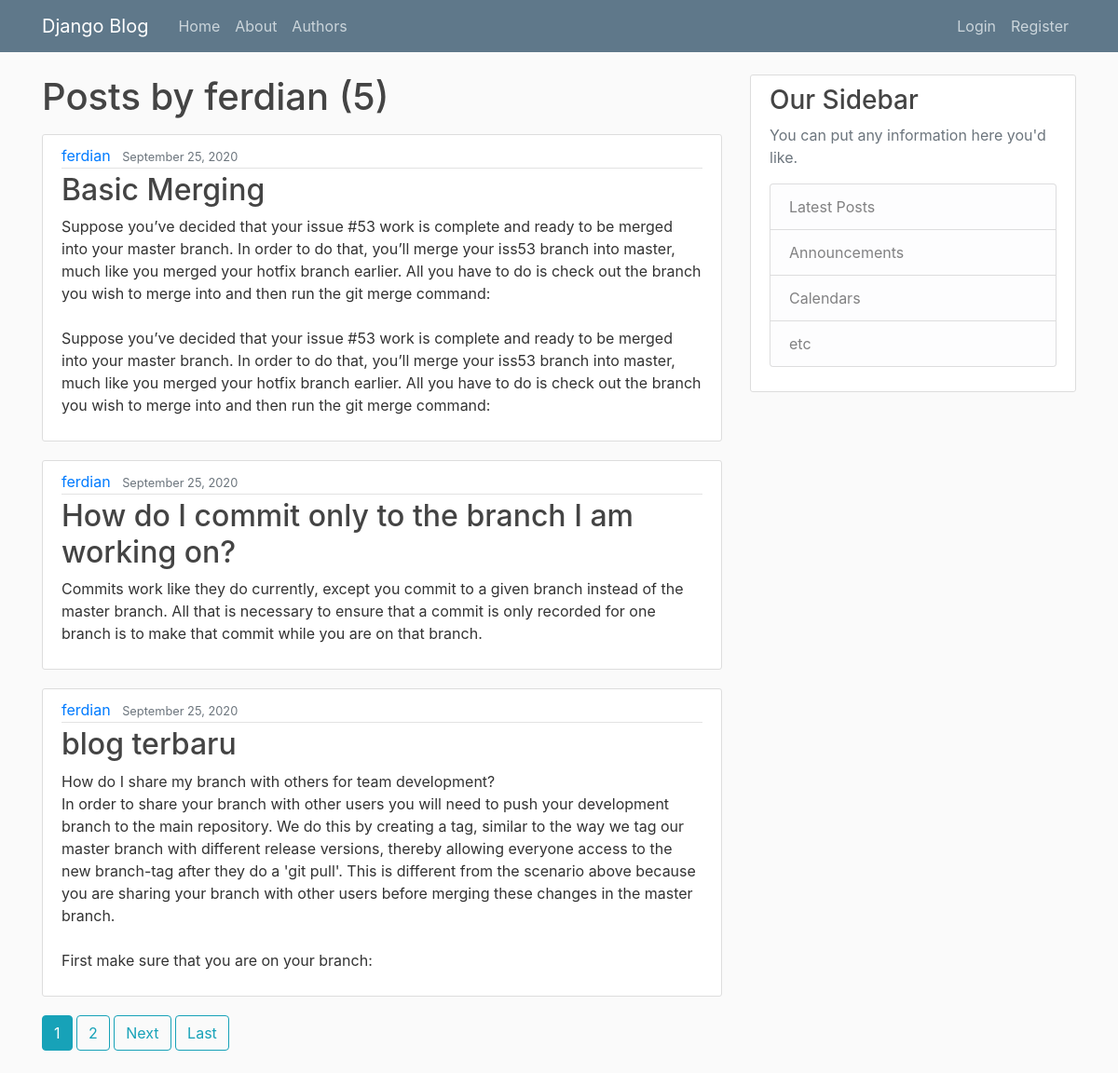
/user/ferdian, run on the app's committed database.
### blog/models.py (models this page shows, shortened)
class Post(models.Model):
    title = models.CharField(max_length=100)
    content = models.TextField()
    date_posted = models.DateTimeField(default=timezone.now)
    author = models.ForeignKey(User, on_delete=models.CASCADE)

### blog/views.py (the view)
# urls.py: path('user/<str:username>', UserPostListView.as_view(), name='user-posts'),
class UserPostListView(ListView):
    model = Post
    template_name = 'blog/user_post.html'  # <app>/<model>_<viewtype>.html
    context_object_name = 'posts'
    ordering = ['-date_posted']
    paginate_by = 3
    def get_queryset(self):
        user = get_object_or_404(User, username=self.kwargs.get('username'))
        return Post.objects.filter(author=user).order_by('-date_posted')

### blog/templates/blog/user_post.html (shortened to what this page needs)
{% extends "blog/base.html" %}
{% block content %}
    <h1 class="mb-3">Posts by {{ view.kwargs.username }} ({{ page_obj.paginator.count }})</h1>
    {% for post in posts %}
        <article class="media content-section">
          <div class="media-body">
            <div class="article-metadata">
              <a class="mr-2" href="{% url 'user-posts' post.author.username %}">{{ post.author }}</a>
              <small class="text-muted">{{ post.date_posted|date:"F d, Y" }}</small>
            </div>
            <h2><a class="article-title" href="{% url 'post-detail' post.id %}">{{ post.title }}</a></h2>
            <p class="article-content">{{ post.content }}</p>
          </div>
        </article>
    {% endfor %}
    {% if is_paginated %}
      {% for num in page_obj.paginator.page_range %}
        {% if page_obj.number == num %}
          <a class="btn btn-info mb-4" href="?page={{ num }}">{{ num }}</a>
        {% elif num > page_obj.number|add:'-3' and num < page_obj.number|add:'3' %}
          <a class="btn btn-outline-info mb-4" href="?page={{ num }}">{{ num }}</a>
        {% endif %}
      {% endfor %}
      {% if page_obj.has_next %}
        <a class="btn btn-outline-info mb-4" href="?page={{ page_obj.next_page_number }}">Next</a>
        <a class="btn btn-outline-info mb-4" href="?page={{ page_obj.paginator.num_pages }}">Last</a>
      {% endif %}
    {% endif %}
{% endblock content %}

### blog/static/blog/main.css (style rules this page uses)
body { background: #fafafa; color: #333333; margin-top: 5rem; }
h1, h2, h3, h4, h5, h6 { color: #444444; }
.content-section { background: #ffffff; padding: 10px 20px; border: 1px solid #dddddd; border-radius: 3px; margin-bottom: 20px; }
.article-title { color: #444444; }
.article-content { white-space: pre-line; }
.article-metadata { padding-bottom: 1px; margin-bottom: 4px; border-bottom: 1px solid #e3e3e3 }

### data on the page
Post: author "ferdian", date_posted "September 25, 2020", title "Basic Merging", content "Suppose you’ve decided that your issue #53 work is complete and ready to be merged into your master branch. In order to do that, you’ll merge your iss53 branch into master, much like you merged your hotfix branch earlier. All you have to do is check out the branch you wish to merge into and then run the git merge command: Suppose you’ve decided that your issue #53 work is complete and ready to be merged into your master branch. In order to do that, you’ll merge your iss53 branch into master, much like you merged your hotfix branch earlier. All you have to do is check out the branch you wish to merge into and then run the git merge command:"
Post: author "ferdian", date_posted "September 25, 2020", title "How do I commit only to the branch I am working on?", content "Commits work like they do currently, except you commit to a given branch instead of the master branch. All that is necessary to ensure that a commit is only recorded for one branch is to make that commit while you are on that branch."
Post: author "ferdian", date_posted "September 25, 2020", title "blog terbaru", content "How do I share my branch with others for team development? In order to share your branch with other users you will need to push your development branch to the main repository. We do this by creating a tag, similar to the way we tag our master branch with different release versions, thereby allowing everyone access to the new branch-tag after they do a 'git pull'. This is different from the scenario above because you are sharing your branch with other users before merging these changes in the master branch. First make sure that you are on your branch:"

### other printed values
{{ view.kwargs.username }} "ferdian"
{{ page_obj.paginator.count }} "5"
{{ num }} "1"
{{ num }} "2"
